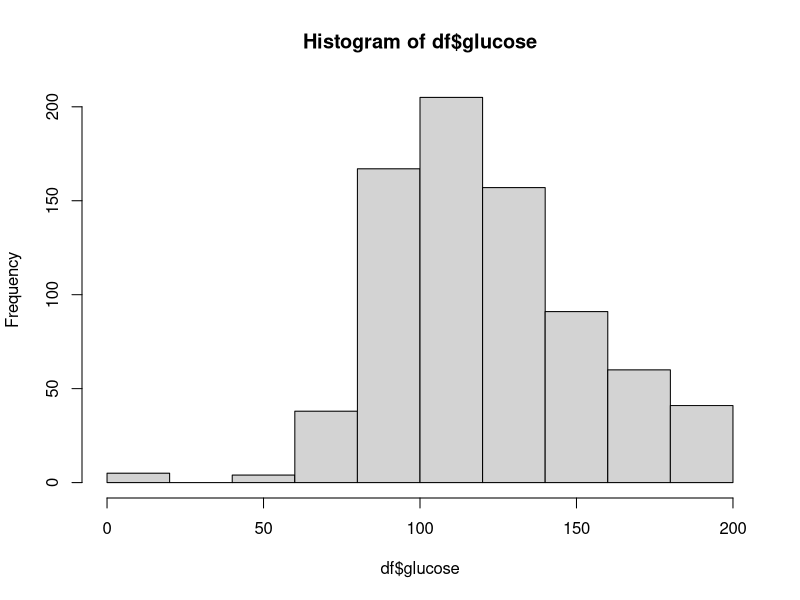
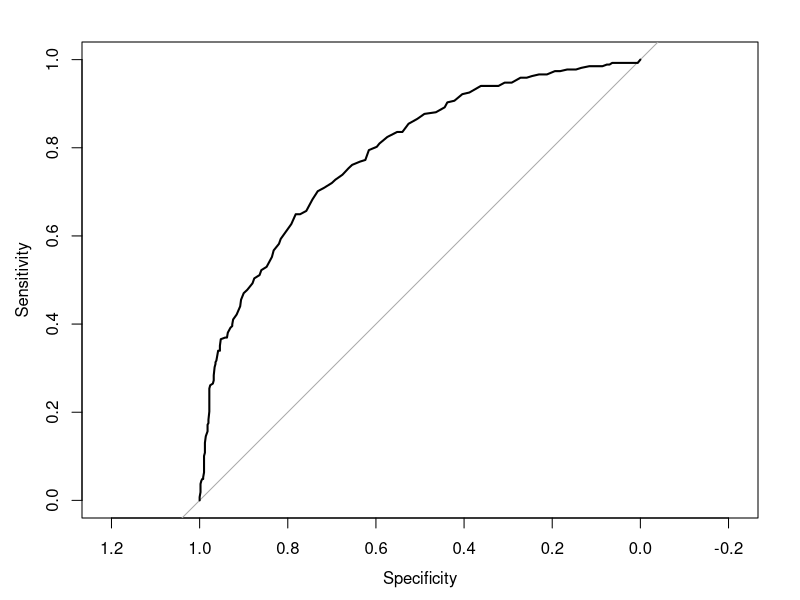
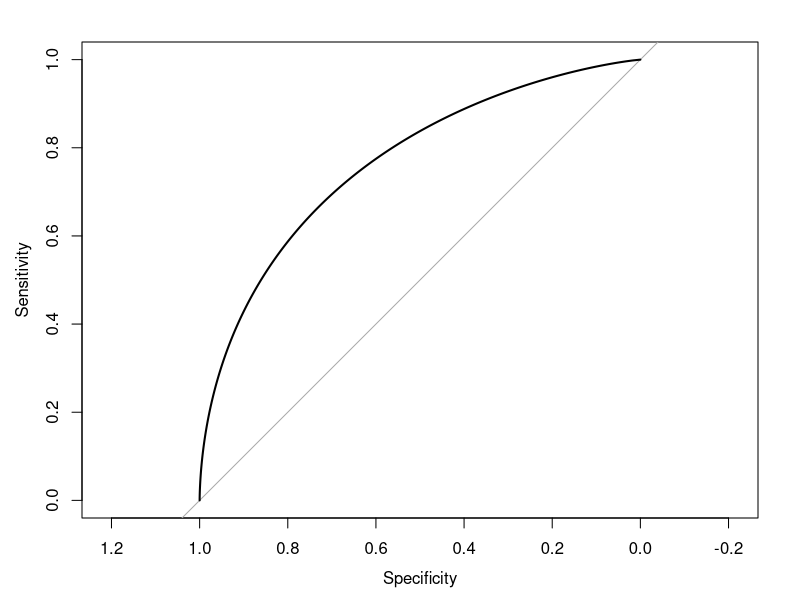
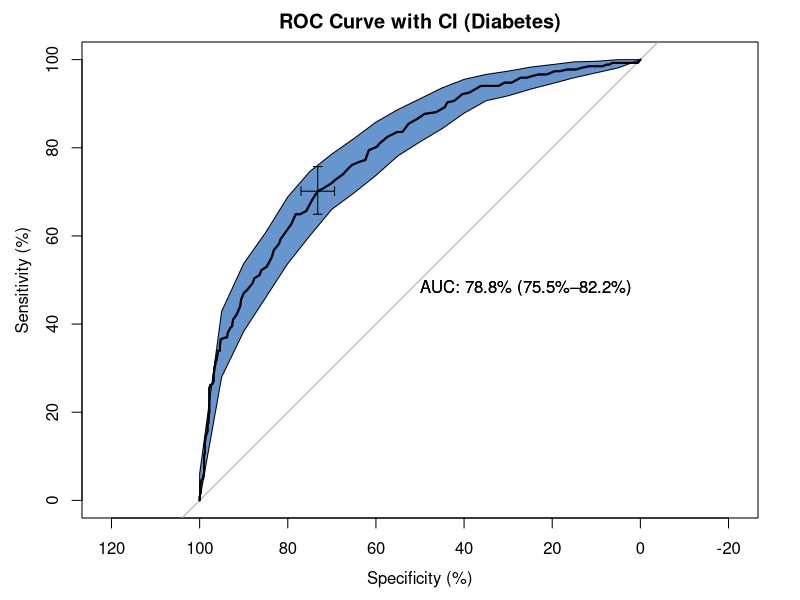
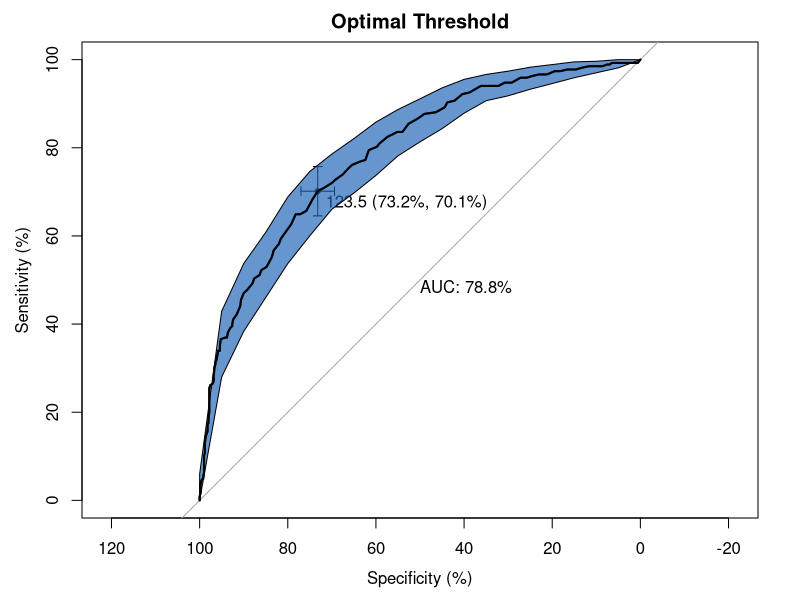
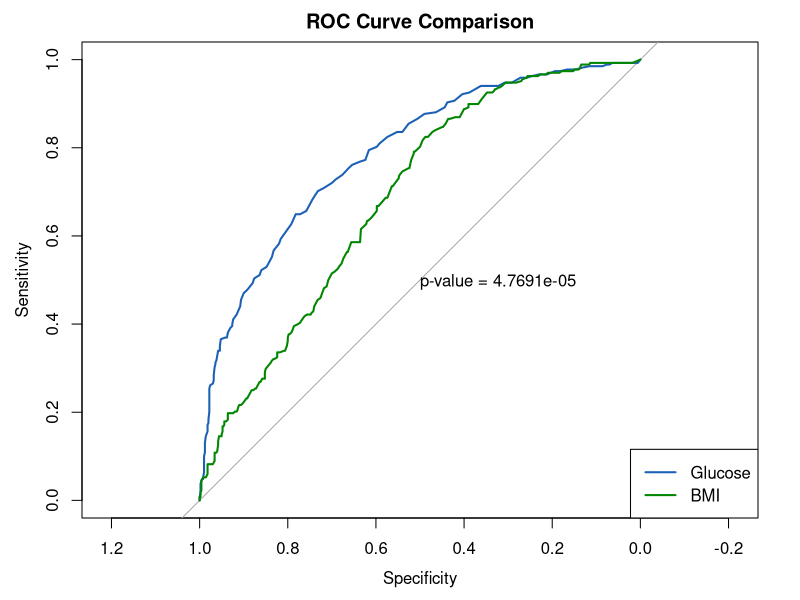
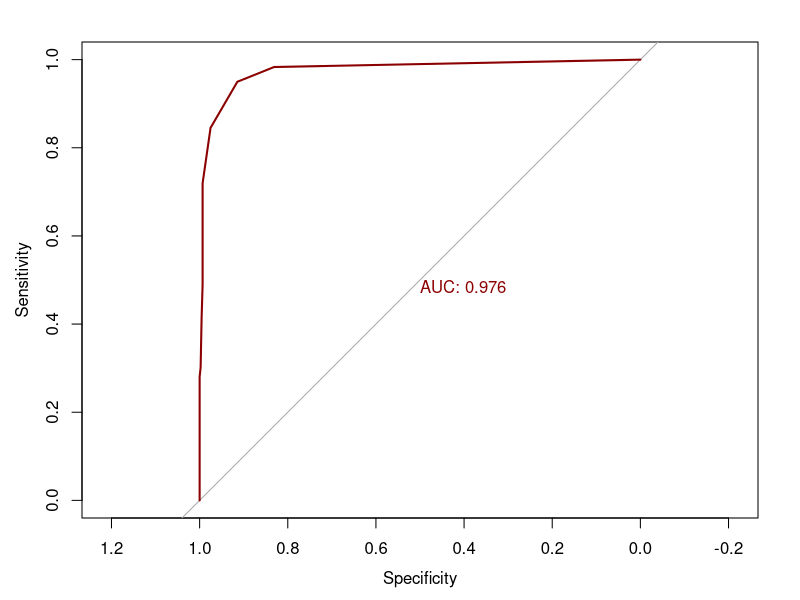
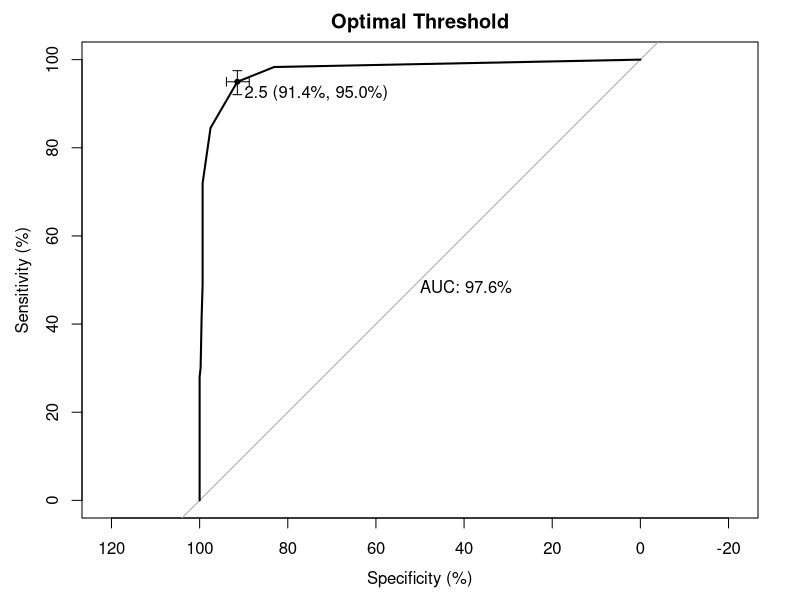

Here is the R script that generated these plots, in order:
# ROC CURVE ANALYSIS ----

# Install and load necessary packages
install.packages(c("pROC", "mlbench"))
library(pROC)
library(mlbench)

# Load built-in dataset
data(PimaIndiansDiabetes)

df <- PimaIndiansDiabetes
names(df); dim(df)
head(df)
hist(df$glucose)  # Visualize distribution of glucose

## 1. Basic ROC curves ----

# Evaluate diagnostic ability of a single variable (glucose) to detect diabetes (yes/no)
roc_obj <- roc(df$diabetes, df$glucose)
roc_smooth <- roc(df$diabetes, df$glucose, smooth = TRUE)

plot(roc_obj)
plot(roc_smooth)

# Area Under the Curve (AUC)
auc(roc_obj)

# Coordinates (sensitivity, specificity, etc.)
coords(roc_obj, transpose = FALSE)

## 2. ROC curve with AUC and confidence intervals (CI) ----

rocobj <- plot.roc(
  df$diabetes,
  df$glucose,
  main = "ROC Curve with CI (Diabetes)",
  percent = TRUE,
  ci = TRUE,
  print.auc = TRUE
)

## 3. Confidence intervals for sensitivity ----

ciobj <- ci.se(rocobj, specificities = seq(0, 100, 5))
plot(ciobj, type = "shape", col = "#1c61b6AA")  # Plot CI as a semi-transparent blue shape

## 4. Optimal cutoff point (threshold = best) ----

plot(ci(rocobj, of = "thresholds", thresholds = "best"))

umbral <- plot.roc(
  df$diabetes,
  df$glucose,
  main = "Optimal Threshold",
  percent = TRUE,
  ci = TRUE,
  print.auc = TRUE,
  of = "thresholds",
  thresholds = "best",
  print.thres = "best"
)

plot(ciobj, type = "shape", col = "#1c61b6AA")

## 5. Comparison of two ROC curves ----

Predictor1 <- plot.roc(
  df$diabetes,
  df$glucose,
  main = "ROC Curve Comparison",
  col = "#1c61b6"
)

Predictor2 <- lines.roc(
  df$diabetes,
  df$mass,
  col = "#008600"
)

testobj <- roc.test(Predictor1, Predictor2)

text(
  .5, .5,
  labels = paste("p-value =", format.pval(testobj$p.value)),
  adj = c(0, .5)
)

legend(
  "bottomright",
  legend = c("Glucose", "BMI"),
  col = c("#1c61b6", "#008600"),
  lwd = 2
)

# NEW CASE ----

# Prepare new dataset
data(BreastCancer)

# Remove missing values
df <- na.omit(BreastCancer)
head(df)
dim(df)

# Response variable
df$Class <- factor(df$Class, levels = c("benign", "malignant"))

# Convert predictors to numeric
df[, 2:10] <- lapply(df[, 2:10], function(x) as.numeric(as.character(x)))

## 1. ROC using a SINGLE variable ----
roc_bc <- roc(df$Class, df$Cell.size)

plot(roc_bc, print.auc = TRUE, col = "darkred")
auc(roc_bc)

umbral <- plot.roc(
  df$Class,
  df$Cell.size,
  main = "Optimal Threshold",
  percent = TRUE,
  ci = TRUE,
  print.auc = TRUE,
  of = "thresholds",
  thresholds = "best",
  print.thres = "best"
)

coords(roc_bc, transpose = FALSE)

## 2. ROC using MULTIPLE variables ----

# No single variable is sufficient; the marker is the estimated probability from a glm()
# Does combining several variables discriminate better than a single one?

modelo <- glm(
  Class ~ Cell.size + Cell.shape + Bare.nuclei,
  data = df,
  family = binomial
)

prob <- predict(modelo, type = "response")

roc_mod <- roc(df$Class, prob)

plot(roc_mod, print.auc = TRUE, col = "blue")

# Compare with previous single-variable ROC
plot(roc_mod,
     print.auc = TRUE,
     col = "blue",
     main = "ROC Curve Comparison")

lines(roc_bc,
      col = "darkred",
      print.auc = TRUE,
      print.auc.y = 40)

legend("bottomright",
       legend = c("Multivariable Model", "Cell.size"),
       col = c("blue", "darkred"),
       lwd = 2)
